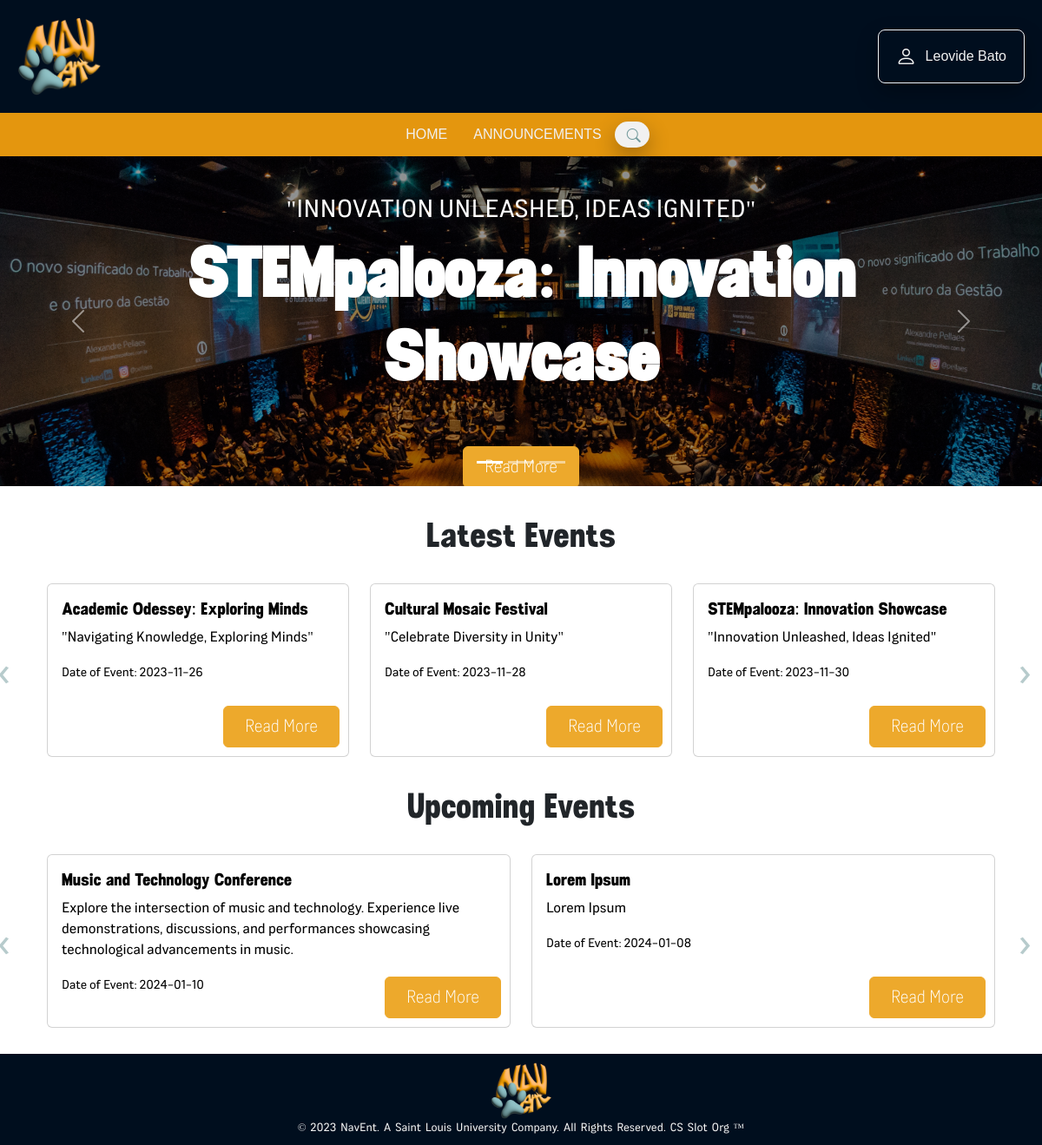
The page /index.php (signed in) on the database its author committed.
### tables this page shows
CREATE TABLE `events` (
  `Event_ID` int(11) NOT NULL,
  `Event_Name` varchar(255) NOT NULL,
  `Event_Tagline` varchar(255) NOT NULL,
  `Event_Description` text NOT NULL,
  `Event_StartDate` date NOT NULL,
  `Event_EndDate` date NOT NULL,
  `Event_Type` varchar(255) NOT NULL,
  `isOpen` tinyint(4) NOT NULL DEFAULT 0,
  `isPublic` tinyint(4) NOT NULL DEFAULT 0,
  `isLive` tinyint(4) DEFAULT NULL,
  `Participants` int(11) DEFAULT 0,
  `Event_Pic` blob DEFAULT NULL,
  `Event_PicFilePath` varchar(255) DEFAULT NULL,
  `Evaluation_Link` text DEFAULT NULL,
  PRIMARY KEY (`Event_ID`)
);

### client/logged_home.php (the view, shortened to what this page needs)
<?php
$userAccount = $_SESSION["username"];
?>
<!doctype html>
<html lang="en">
  <head>
    <link href="https://cdn.jsdelivr.net/npm/bootstrap@5.3.2/dist/css/bootstrap.min.css" rel="stylesheet">
    <link rel="stylesheet" href="https://cdn.jsdelivr.net/npm/bootstrap-icons@1.11.2/font/bootstrap-icons.min.css">
    <link rel="stylesheet" href="client/style/logged_home.css">
</head>
  <body>
    <header>
      <div class="d-flex align-items-center justify-content-between">
        <div class="logo">
            <img src="res/imgs/navi-event-logo(3d).png" alt="Logo">
        </div>
        <div class="pf-dropdown">
          <button class="btn" type="button" data-bs-toggle="dropdown" aria-expanded="false">
            <div class="d-flex align-items-center">
                <div class="pf">
                  <div class="profile-icon">
                    <i class="bi bi-person"></i>
                </div>
                <span class="username"><?php echo $userAccount ?></span>
                </div>
            </div>
          </button>
        </div>
      </div>
    </header>
    <nav>
        <div class="nav-links">
            <a href="../webdevfinals/index.php">HOME</a>
            <a href="client/announcement.php">ANNOUNCEMENTS</a>
        </div>
        <div class="box">
            <input type="text" placeholder="Search...">
            <a href="">
                <i class="bi bi-search search-icon"></i>
            </a>
    </nav>
    <?php
    require("php/dbconnection.php");
    $public = 1;
    $open = 1;
    $st = $conn -> prepare("SELECT * FROM EVENTS WHERE isPublic=? and isOpen=?");
    $st-> bind_param('ii', $public, $open);
    $st-> execute();
    $result= $st->get_result();
    if ($result->num_rows !=0){
    $events = $result->fetch_all(MYSQLI_ASSOC);
    }
 ?>
    <div id="featured-events" class="carousel slide" data-bs-ride="carousel">
        <div class="carousel-indicators">
            <button type="button" data-bs-target="#featured-events" data-bs-slide-to="0" class="active" aria-current="true" aria-label="Slide 1"></button>
            <button type="button" data-bs-target="#featured-events" data-bs-slide-to="1" aria-label="Slide 2"></button>
            <button type="button" data-bs-target="#featured-events" data-bs-slide-to="2" aria-label="Slide 3"></button>
          </div>
        <div class="carousel-inner">
          <div class="carousel-item active ev">
            <?php
            $event = array_shift($events);
            ?>
            <img src="res/imgs/event1.jpeg" class="d-block w-100 e-img" alt="event1">
            <div class="carousel-caption top-0 mt-4 d-none d-md-block">
                <h2 class="mt-5c fs-3 text-uppercase"><?php echo $event['Event_Tagline']; ?></h2>
                <h1 class="display-1 fw-bolder text-capitalize"><?php echo $event['Event_Name']; ?></h1>
                <form action="client/event_details.php" method="POST">
                <button type="submit" class="btn btn-primary px-4 py-2 fs-5 mt-5" name="readMore">Read More</button>
                </form>
              </div>
        </div>
        </div>
        <button class="carousel-control-prev" type="button" data-bs-target="#featured-events" data-bs-slide="prev">
          <span class="carousel-control-prev-icon" aria-hidden="true"></span>
        </button>
        <button class="carousel-control-next" type="button" data-bs-target="#featured-events" data-bs-slide="next">
          <span class="carousel-control-next-icon" aria-hidden="true"></span>
        </button>
      </div>
      <div class="container events-container">
    <section id="packages" class="pt-3 pb-3">
        <h1 class="text-center my-3">Latest Events</h1>
    </section>
    <div id="latestEventsSlider" class="carousel slide" data-bs-ride="false">
    <div class="carousel-inner">
        <?php
        require("php/dbconnection.php");
        $st = $conn->prepare("SELECT * FROM events ORDER BY Event_StartDate");
        $st->execute();
        $result = $st->get_result();
        $eventCount = 0;
        $eventsPerSlide = 3;
        while ($row = $result->fetch_assoc()) {
            if ($eventCount % $eventsPerSlide === 0) {
                $active = ($eventCount === 0) ? 'active' : '';
                echo '<div class="carousel-item ' . $active . '"><div class="container"><div class="row">';
            }
            ?>
            <div class="col-lg">
                <div class="card latest-event w-100">
                    <div class="card-img-overlay">
                        <h5 class="card-title text-black"><?php echo $row['Event_Name']; ?></h5>
                        <p class="card-text text-black"><?php echo $row['Event_Tagline']; ?></p>
                        <p class="card-text"><small class="text-black">Date of Event: <?php echo $row['Event_StartDate']; ?></small></p>
                        <form action="client/event_details.php" method="POST">
                          <button type="submit" class="btn btn-primary px-4 py-2 fs-5 mt-5" name="readMore">Read More</button>
                        </form>
                    </div>
                </div>
            </div>
            <?php
            $eventCount++;
            if ($eventCount % $eventsPerSlide === 0 || $eventCount === $result->num_rows) {
                echo '</div></div></div>';
            }
        }
        ?>
    </div>
    <button class="carousel-control-prev" type="button" data-bs-target="#latestEventsSlider" data-bs-slide="prev">
        <span class="carousel-control-prev-icon" aria-hidden="true"></span>
    </button>
    <button class="carousel-control-next" type="button" data-bs-target="#latestEventsSlider" data-bs-slide="next">
        <span class="carousel-control-next-icon" aria-hidden="true"></span>
    </button>
</div>
    <section id="packages" class="pt-3 pb-3">
        <h1 class="text-center my-3">Upcoming Events</h1>
    </section>
    <div id="upcomingEventsSlider" class="carousel slide" data-bs-ride="false">
    <div class="carousel-inner">
        <?php
        require("php/dbconnection.php");
        $public = 1;
        $open = 1;
        $st = $conn->prepare("SELECT * FROM events WHERE isPublic=? AND isOpen=? ORDER BY Event_StartDate DESC");
        $st->bind_param('ii', $public, $open);
        $st->execute();
        $result = $st->get_result();
        $eventCount = 0;
        while ($row = $result->fetch_assoc()) {
            if ($eventCount % 2 === 0) {
                $active = ($eventCount === 0) ? 'active' : '';
                echo '<div class="carousel-item ' . $active . '">';
                echo '<div class="container"><div class="row">';
            }
            ?>
            <div class="col-lg-6">
                <div class="card upcoming-event w-100">
                    <div class="card-img-overlay">
                        <h5 class="card-title text-black"><?php echo $row['Event_Name']; ?></h5>
                        <p class="card-text text-black"><?php echo $row['Event_Description']; ?></p>
                        <p class="card-text text-black"><small>Date of Event: <?php echo $row['Event_StartDate']; ?></small></p>
                        <form action="client/event_details.php" method="POST">
                          <button type="submit" class="btn btn-primary px-4 py-2 fs-5 mt-5" name="readMore">Read More</button>
                        </form>
                    </div>
                </div>
            </div>
            <?php
            $eventCount++;
            if ($eventCount % 2 === 0 || $eventCount === $result->num_rows) {
                echo '</div></div></div>';
            }
        }
        ?>
    </div>
    <button class="carousel-control-prev" type="button" data-bs-target="#upcomingEventsSlider" data-bs-slide="prev">
        <span class="carousel-control-prev-icon" aria-hidden="true"></span>
    </button>
    <button class="carousel-control-next" type="button" data-bs-target="#upcomingEventsSlider" data-bs-slide="next">
        <span class="carousel-control-next-icon" aria-hidden="true"></span>
    </button>
</div>
      </div>
      <footer>
        <div class="footer-bottom">
            <div class="logo">
                <img src="res/imgs/navi-event-logo(3d).png" alt="Logo" class="footer-logo">
            </div>
            <p>© 2023 NavEnt. A Saint Louis University Company. All Rights Reserved. CS Slot Org ™</p>
        </div>
    </footer>
  </body>
</html>

### client/style/logged_home.css (style rules this page uses)
header { background-color: #000e1e; color: #F1F1F1; padding: 20px; }
.logo img { max-height: 90px; margin: 0; padding: 0; }
.pf { height: 40px; display: flex; cursor: pointer; padding: 10px; align-items: center; }
.profile-icon { color: #F1F1F1; max-height: 30px; font-size: 24px; margin-right: 10px; }
.pf-dropdown { display: inline-block; position: relative; }
.pf-dropdown .btn { border: 1px solid #F1F1F1; border-radius: 8px; padding: 10px; cursor: pointer; box-shadow: 0 10px 25px rgba(0, 0, 0, 0.3); transition: border-color 0.3s ease; }
.username { color: #F1F1F1; font-family: 'Curiosa ExtraLight', sans-serif; font-weight: 500; flex: 1; }
.profile-icon, .username { display: flex; align-items: center; }
nav { display: flex; justify-content: center; align-items: center; background-color: #E4960E; padding: 10px 20px; }
.nav-links { font-size: medium; display: flex; list-style: none; margin: 0; padding: 0; }
.nav-links a { color: #F1F1F1; text-decoration: none; margin: 0 15px; font-family: 'Curiosa ExtraBold', sans-serif; position: relative; display: flex; align-items: center; justify-content: center; }
.nav-links a::before { content: ''; position: absolute; bottom: 0; left: 0; width: 0; height: 2px; background-color: #71999B; transition: width 0.5s; }
.box { height: 30px; display: flex; cursor: pointer; padding: 10px 10px; background: #F1F1F1; border-radius: 30px; align-items: center; box-shadow: 0 10px 25px rgba(0, 0, 0, 0.3); }
.box input { font-family: 'Curiosa ExtraLight', sans-serif; width: 0; outline: none; border: none; font-weight: 500; transition: 0.8s; background: transparent; }
.search-icon { color: #71999B; }
h1, h5 { font-family: 'Demine', 'San Serif'; }
h2, p { font-family: 'CAZentrum Regular', 'San Serif'; }
.latest-event, .upcoming-event { position: relative; width: 300px; height: 200px; }
.latest-event .card-img-overlay, .upcoming-event .card-img-overlay { position: absolute; top: 0; left: 0; padding: 1rem; color: white; }
.latest-event .btn, .upcoming-event .btn { position: absolute; bottom: 10px; right: 10px; background-color: #EDA92C; border-color: #EDA92C; font-family: 'CAZentrum Condensed Light', 'San Serif'; }
#latestEventsSlider .carousel-control-prev, #latestEventsSlider .carousel-control-next, #upcomingEventsSlider .carousel-control-prev, #upcomingEventsSlider .carousel-control-next { position: absolute; top: 50%; transform: translateY(-50%); width: 30px; height: 30px; font-size: 3rem; background-color: transparent; border: none; }
#latestEventsSlider .carousel-control-prev::before, #upcomingEventsSlider .carousel-control-prev::before { content: '\2039'; font-size: 3rem; color: #71999B; }
#latestEventsSlider .carousel-control-next::before, #upcomingEventsSlider .carousel-control-next::before { content: '\203A'; font-size: 3rem; color: #71999B; }
#latestEventsSlider .carousel-control-prev, #upcomingEventsSlider .carousel-control-prev { left: -45px; }
#latestEventsSlider .carousel-control-next, #upcomingEventsSlider .carousel-control-next { right: -45px; }
.latest-event .card-title, .latest-event .card-text, .latest-event small { color: white; }
.ev { height: 380px; }
.e-img { height: 100%; object-fit: cover; filter: brightness(0.6); }
.carousel-inner .btn { background-color: #EDA92C; border-color: #EDA92C; font-family: 'CAZentrum Condensed Light', 'San Serif'; }
.events-container { margin-bottom: 30px; width: 100%; }
footer { position: relative; width: 100%; color: #F1F1F1; font-family: 'CAZentrum Condensed Light', sans-serif; font-size: 13px; text-align: center; word-spacing: 2px; }
.footer-bottom { background: #000e1e; padding: 10px 0; display: flex; flex-direction: column; align-items: center; justify-content: center; }
.footer-logo { max-width: 70px; height: auto; margin-bottom: 20px; }
footer p { margin: 0; }

### rows shown on the page
events: Event_Tagline "\"INNOVATION UNLEASHED, IDEAS IGNITED\"", Event_Name "STEMpalooza: Innovation Showcase", Event_Tagline "\"Innovation Unleashed, Ideas Ignited\"", Event_StartDate "2023-11-30"
events: Event_Name "Academic Odessey: Exploring Minds", Event_Tagline "\"Navigating Knowledge, Exploring Minds\"", Event_StartDate "2023-11-26"
events: Event_Name "Cultural Mosaic Festival", Event_Tagline "\"Celebrate Diversity in Unity\"", Event_StartDate "2023-11-28"
events: Event_Name "Music and Technology Conference", Event_Description "Explore the intersection of music and technology. Experience live demonstrations, discussions, and performances showcasing technological advancements in music.", Event_StartDate "2024-01-10"
events: Event_Name "Lorem Ipsum", Event_Description "Lorem Ipsum", Event_StartDate "2024-01-08"

### other values the page prints
$userAccount "Leovide Bato"
